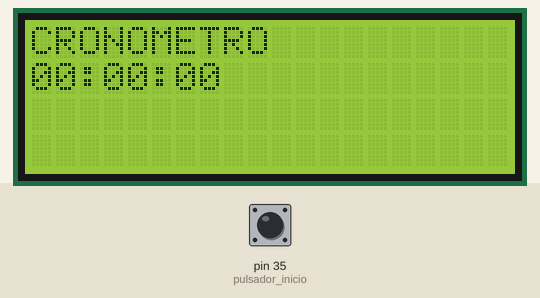
This sketch was run on a simulated Arduino Mega 2560, built with avr-gcc and run on an emulated ATmega2560. Parts: 20×4 character LCD. The inputs (shaded band) are chosen by the test bench; at power-on: pin 35 (pulsador_inicio) HIGH.

Above: at 1.2 s.
1.3 s: pin 35 (pulsador_inicio) pulled LOW for 0.15 s
At 2.8 s:
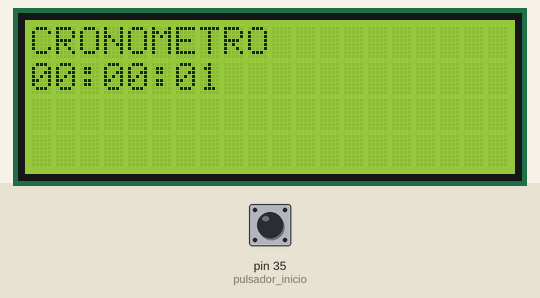
At 5.5 s:
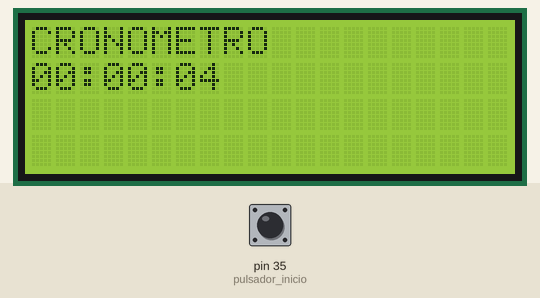
Timing chart, 0 to 7.0 s (numbered marks = the images above; inputs shaded):
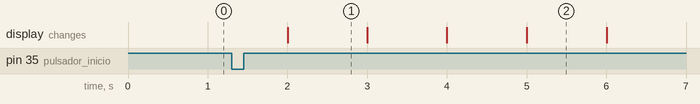

Measured:
- after the input at 1.3 s, the display: changes after 0.70 s (image 1)

The sketch:

Cronometro.ino
```cpp
#include <TimerOne.h>

#include <LiquidCrystal.h>
LiquidCrystal lcd(16, 17, 23, 25, 27, 29);

#define LCD_PINS_RS 16      // LCD control conectado a GADGETS3D  shield LCDRS
#define LCD_PINS_ENABLE 17  // LCD enable pin conectado a GADGETS3D shield LCDE
#define LCD_PINS_D4 23      // LCD signal pin, conectado a GADGETS3D shield LCD4
#define LCD_PINS_D5 25      // LCD signal pin, conectado a GADGETS3D shield LCD5
#define LCD_PINS_D6 27      // LCD signal pin, conectado a GADGETS3D shield LCD6
#define LCD_PINS_D7 29      // LCD signal pin, conectado a GADGETS3D shield LCD7

#define BTN_ENC 35          // Encoder Click, connected to Gadgets3D shield S_EC

int pulsador_inicio = 35;

int horas = 0;
int minutos = 0;
int segundos = 0;

int inicio = 0;

void setup()
{
  pinMode(pulsador_inicio, INPUT_PULLUP);             // Pulsador para iniciar el cronometro
  Timer1.initialize(1000000);                //Configura el TIMER en 1 Segundo
  Timer1.attachInterrupt(Temporizador) ;
  lcd.begin(20, 4);                          // Dimensiones de la pantalla LCD
}

void loop()
{
    lcd.setCursor(0, 0);
    lcd.print("CRONOMETRO");

  if (digitalRead(pulsador_inicio) == false )
  {
    inicio = 1;
    }

  if (inicio == 0){
    lcd.setCursor(0, 1);
    lcd.print("00:00:00");
    }
  else{
    if (segundos == 60)    {
    segundos = 0;
    minutos++;           }
    if (minutos == 60)     {
    minutos = 0;
    horas++;             }
    lcd.setCursor(0, 1);
    if (horas < 10)        {
    lcd.print("0");      }
    lcd.print(horas);
    lcd.print(":");
    lcd.setCursor(3, 1);
    if (minutos < 10)      {
    lcd.print("0");      }
    lcd.print(minutos);
    lcd.print(":");
    lcd.setCursor(6, 1);
    if (segundos < 10)     {
    lcd.print("0");        }
    lcd.print(segundos);
  }

}


void Temporizador()
{
  if (inicio == 1) {
    segundos++;
  }
}
```
